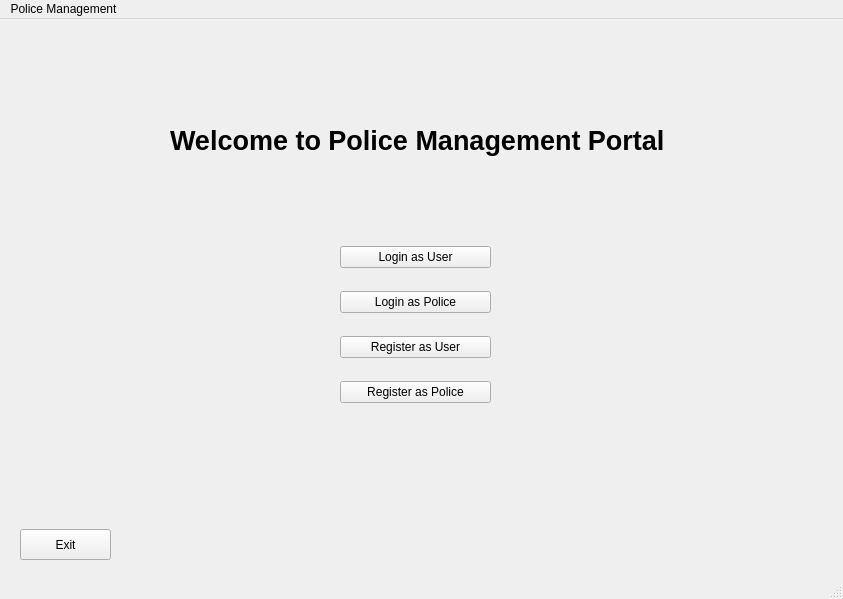
<?xml version="1.0" encoding="UTF-8"?>
<ui version="4.0">
 <class>MainWindow</class>
 <widget class="QMainWindow" name="MainWindow">
  <property name="geometry">
   <rect>
    <x>0</x>
    <y>0</y>
    <width>843</width>
    <height>599</height>
   </rect>
  </property>
  <property name="windowTitle">
   <string>MainWindow</string>
  </property>
  <widget class="QWidget" name="centralwidget">
   <widget class="QLabel" name="label">
    <property name="geometry">
     <rect>
      <x>170</x>
      <y>100</y>
      <width>603</width>
      <height>44</height>
     </rect>
    </property>
    <property name="text">
     <string>&lt;html&gt;&lt;head/&gt;&lt;body&gt;&lt;p&gt;&lt;span style=&quot; font-size:20pt; font-weight:700;&quot;&gt;Welcome to Police Management Portal&lt;/span&gt;&lt;/p&gt;&lt;/body&gt;&lt;/html&gt;</string>
    </property>
   </widget>
   <widget class="QPushButton" name="pushButton">
    <property name="geometry">
     <rect>
      <x>20</x>
      <y>510</y>
      <width>91</width>
      <height>31</height>
     </rect>
    </property>
    <property name="text">
     <string>Exit</string>
    </property>
   </widget>
   <widget class="QWidget" name="layoutWidget">
    <property name="geometry">
     <rect>
      <x>340</x>
      <y>210</y>
      <width>151</width>
      <height>191</height>
     </rect>
    </property>
    <layout class="QVBoxLayout" name="verticalLayout">
     <item>
      <widget class="QPushButton" name="pushButton_2">
       <property name="text">
        <string>Login as User</string>
       </property>
      </widget>
     </item>
     <item>
      <widget class="QPushButton" name="police_button">
       <property name="styleSheet">
        <string notr="true"/>
       </property>
       <property name="text">
        <string>Login as Police</string>
       </property>
      </widget>
     </item>
     <item>
      <widget class="QPushButton" name="user_register_button">
       <property name="text">
        <string>Register as User</string>
       </property>
      </widget>
     </item>
     <item>
      <widget class="QPushButton" name="police_register_button">
       <property name="text">
        <string>Register as Police</string>
       </property>
      </widget>
     </item>
    </layout>
   </widget>
  </widget>
  <widget class="QMenuBar" name="menubar">
   <property name="geometry">
    <rect>
     <x>0</x>
     <y>0</y>
     <width>843</width>
     <height>25</height>
    </rect>
   </property>
   <widget class="QMenu" name="menuPolice_Management">
    <property name="title">
     <string>Police Management</string>
    </property>
   </widget>
   <addaction name="menuPolice_Management"/>
  </widget>
  <widget class="QStatusBar" name="statusbar"/>
 </widget>
 <resources/>
 <connections/>
</ui>
